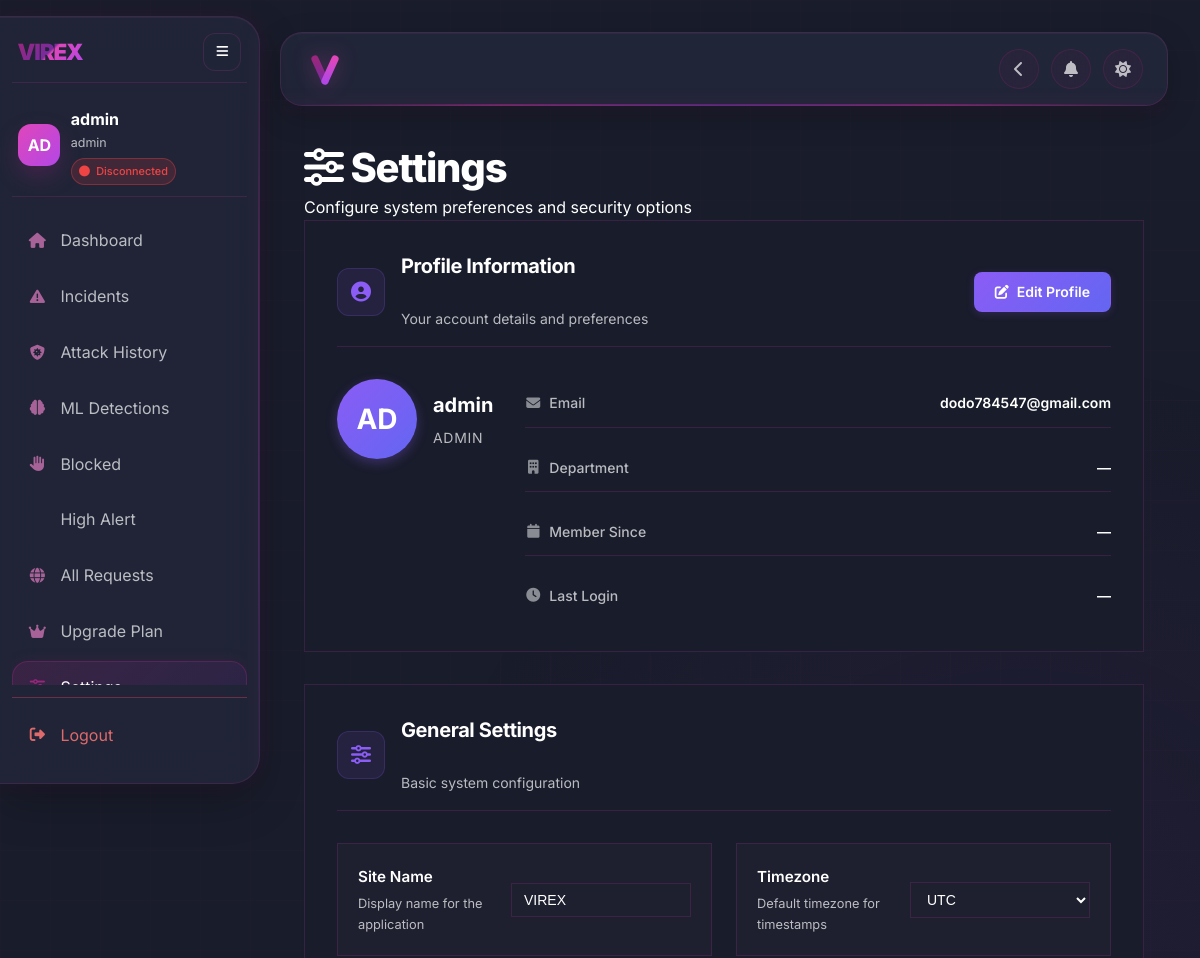
The app's page /settings (signed in, upper part), older data.
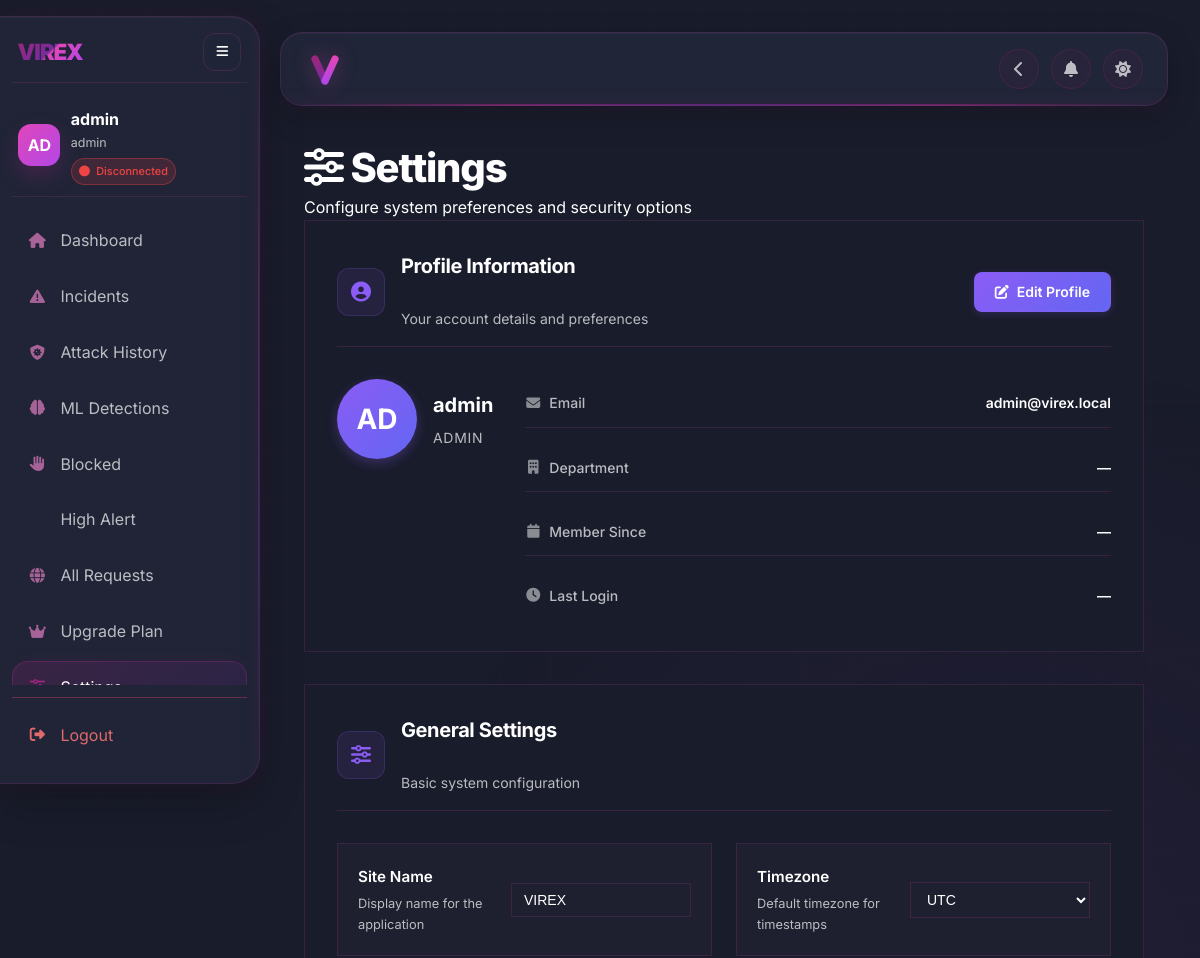
The same page, newer data.
### tables this page shows
CREATE TABLE users (
    user_id       INTEGER PRIMARY KEY AUTOINCREMENT,
    username      TEXT NOT NULL UNIQUE,
    password_hash TEXT NOT NULL,
    email         TEXT,
    role_id       INTEGER DEFAULT 2 REFERENCES roles(role_id),
    department_id INTEGER REFERENCES departments(department_id),
    full_name     TEXT,
    phone         TEXT,
    department    TEXT,
    is_active     INTEGER DEFAULT 1,
    last_login    TEXT,
    reset_token   TEXT,
    reset_token_expiry TEXT,
    avatar_url    TEXT,
    subscription  TEXT DEFAULT 'Free',
    created_at    TEXT,
    updated_at    TEXT
);

### app/dashboard/routes.py (the view)
    @app.route('/settings')
    @admin_required
    def settings_page(current_user):
        return render_template('settings.html', user=current_user)

### app/auth/models.py (called while the page is built)
    def get_user(self, username: str) -> dict | None:
        user = db.get_user_by_username(username)
        if user:
            user["role"] = user.get("role_name") or user.get("role", "user")
        return user

### app/dashboard/routes.py (called while the page is built)
def calculate_threat_score(threat):
    score = 100 # Base score increased to 100 to allow High-severity threats (85) to reach 85+
    severity_map = {'Low': 0.5, 'Medium': 0.7, 'High': 0.85, 'Critical': 1.0}
    raw_severity = str(threat.get('severity', 'High')).title()
    score *= severity_map.get(raw_severity, 0.85)
    if threat.get('ml_detected'):
        score += 25
    confidence = threat.get('confidence', 0)
    score += confidence * 10
    if threat.get('blocked'):
        score += 35
    return min(int(score), 100) # Cap at 100

### app/dashboard/services.py (called while the page is built)
    def log_clean_request(self, ip, endpoint="", method="GET"):
        self.stats["total_requests"] = self.stats.get("total_requests", 0) + 1

### app/templates/settings.html (shortened to what this page needs)
{% extends "sidebar_layout.html" %} {% set active_page = 'settings' %}  {% block stylesheets %}
<link
  rel="stylesheet"
  href="{{ url_for('static', filename='css/settings.css') }}"
/>
{% endblock %} {% block content %}
<main class="main-content">
  <div class="page-header">
    <div class="page-header-inner">
      <div class="page-title-group">
        <h1 class="page-title"><i class="fas fa-sliders"></i> Settings</h1>
        <p class="page-subtitle">
          Configure system preferences and security options
        </p>
      </div>
    </div>
  </div>
  <div class="settings-section profile-section">
    <div class="section-header">
      <div class="section-icon purple">
        <i class="fas fa-user-circle"></i>
      </div>
      <div>
        <h2 class="section-title">Profile Information</h2>
        <p class="section-subtitle">Your account details and preferences</p>
      </div>
      <button class="btn btn-outline" onclick="openEditProfileModal()">
        <i class="fas fa-edit"></i> Edit Profile
      </button>
    </div>
    <div class="profile-grid">
      <div class="profile-item">
        <div class="profile-avatar" id="profile-avatar">
          {{ (user.username[:2] if user and user.username else 'US')|upper }}
        </div>
        <div class="profile-info">
          <div class="profile-name" id="profile-name">
            {{ user.username if user else 'User' }}
          </div>
          <div class="profile-role" id="profile-role">
            {{ user.role if user else 'Role' }}
          </div>
        </div>
      </div>
      <div class="profile-details">
        <div class="detail-row">
          <span class="detail-label"
            ><i class="fas fa-envelope"></i> Email</span
          >
          <span class="detail-value" id="profile-email"
            >{{ user.email if user and user.email else '—' }}</span
          >
        </div>
        <div class="detail-row">
          <span class="detail-label"
            ><i class="fas fa-building"></i> Department</span
          >
          <span class="detail-value" id="profile-department"
            >{{ user.department if user and user.department else '—' }}</span
          >
        </div>
        <div class="detail-row">
          <span class="detail-label"
            ><i class="fas fa-calendar"></i> Member Since</span
          >
          <span class="detail-value" id="profile-created">—</span>
        </div>
        <div class="detail-row">
          <span class="detail-label"
            ><i class="fas fa-clock"></i> Last Login</span
          >
          <span class="detail-value" id="profile-last-login">—</span>
        </div>
      </div>
    </div>
  </div>
  <div class="settings-section">
    <div class="section-header">
      <div class="section-icon purple">
        <i class="fas fa-sliders"></i>
      </div>
      <div>
        <h2 class="section-title">General Settings</h2>
        <p class="section-subtitle">Basic system configuration</p>
      </div>
    </div>
    <div class="settings-grid">
      <div class="setting-item">
        <div class="setting-info">
          <div class="setting-label">Site Name</div>
          <div class="setting-description">
            Display name for the application
          </div>
        </div>
        <input
          type="text"
          class="setting-input"
          id="site-name"
          value="VIREX"
        />
      </div>
      <div class="setting-item">
        <div class="setting-info">
          <div class="setting-label">Timezone</div>
          <div class="setting-description">Default timezone for timestamps</div>
        </div>
        <select class="setting-select" id="timezone">
          <option value="UTC">UTC</option>
        </select>
      </div>
    </div>
  </div>
</main>
{% endblock %}

### app/templates/sidebar_component.html (shortened to what the changed rows need)
<aside class="sidebar modern-sidebar" id="sidebar" aria-expanded="true">
  <div class="modern-sidebar__profile">
    <div class="modern-sidebar__profile-main">
      <div class="modern-sidebar__avatar" aria-hidden="true">
        {% if user and user.avatar_url %}
        <img
          src="{{ user.avatar_url }}"
          alt="avatar"
          style="
            width: 100%;
            height: 100%;
            object-fit: cover;
            border-radius: 13px;
          "
        />
        {% else %}
          {% if user and user.full_name %}
            {{ user.full_name[:2]|upper }}
          {% else %}
            {{ (user.username[:2] if user and user.username else 'US')|upper }}
          {% endif %}
        {% endif %}
      </div>
      <div class="modern-sidebar__profile-copy">
        <div class="modern-sidebar__username" id="sidebar-username" style="display: flex; align-items: center; gap: 8px;">
          {{ user.full_name if user and user.full_name else (user.username if user else 'User') }}
        </div>
        <div class="modern-sidebar__role">
          {{ user.role if user else 'Role' }}
        </div>
        <div
          class="modern-sidebar__status user-connection-status"
          id="sidebar-connection-status"
        >
        </div>
      </div>
    </div>
  </div>
</aside>

Row changes from the older to the newer data that the page shows:
changed users "AD": email "dodo784547@gmail.com" → "admin@virex.local"
